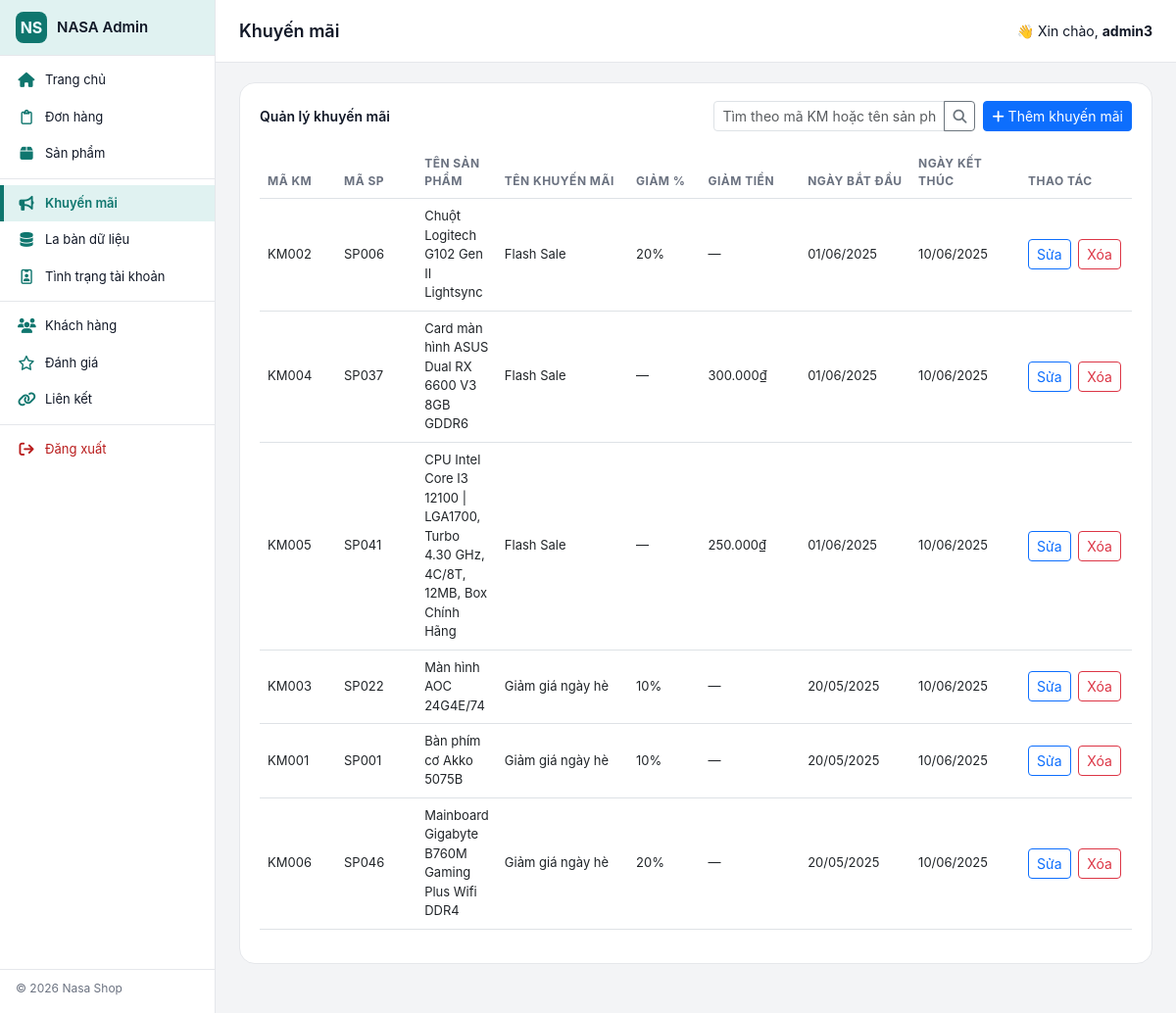
The app's page /trang-chu/admin/khuyenmai.php (signed in) with its own data.
### tables this page shows
CREATE TABLE `khuyenmai` (
  `id_khuyenmai` VARCHAR(20) NOT NULL,
  `id_sanpham` VARCHAR(20) NOT NULL,
  `ten_km` VARCHAR(255) NOT NULL,
  `giam_gia_percent` INT(11) DEFAULT 0,
  `giam_gia_tien` INT(11) DEFAULT 0,
  `ngay_bat_dau` DATETIME NOT NULL,
  `ngay_ket_thuc` DATETIME NOT NULL,
  PRIMARY KEY (`id_khuyenmai`),
  FOREIGN KEY (`id_sanpham`) REFERENCES `sanpham`(`id_sanpham`) ON DELETE CASCADE ON UPDATE CASCADE
);

CREATE TABLE `sanpham` (
  `id_sanpham` VARCHAR(20) NOT NULL,
  `ten_sp` VARCHAR(255) NOT NULL,
  `gia` INT(11) NOT NULL,
  `mo_ta` TEXT,
  `thong_so_ky_thuat` TEXT,
  `sl` INT(11) NOT NULL,
  `id_loai` VARCHAR(20) NOT NULL,
  `hinh_anh` VARCHAR(255),
  PRIMARY KEY (`id_sanpham`),
  FOREIGN KEY (`id_loai`) REFERENCES `loaisanpham`(`id_loaisp`)
    ON DELETE CASCADE ON UPDATE CASCADE
);

### trang-chu/admin/khuyenmai.php (the view, shortened to what this page needs)
<?php
require('../includes/connect.php');
$adminName = $_SESSION['admin_name'];
$search = trim($_GET['search'] ?? '');
if ($search !== '') {
    $stmt = $conn->prepare("
        SELECT km.*, sp.ten_sp
        FROM khuyenmai km
        JOIN sanpham sp ON km.id_sanpham = sp.id_sanpham
        WHERE km.id_khuyenmai LIKE ?
           OR sp.ten_sp LIKE ?
        ORDER BY km.ngay_bat_dau DESC
    ");
    $like = "%{$search}%";
    $stmt->execute([$like, $like]);
} else {
    $stmt = $conn->query("
        SELECT km.*, sp.ten_sp
        FROM khuyenmai km
        JOIN sanpham sp ON km.id_sanpham = sp.id_sanpham
        ORDER BY km.ngay_bat_dau DESC
    ");
}
$khuyenmaiList = $stmt->fetchAll(PDO::FETCH_ASSOC);
?>
<!DOCTYPE html>
<html lang="vi">
<head>
    <link href="https://cdn.jsdelivr.net/npm/bootstrap@5.3.0/dist/css/bootstrap.min.css" rel="stylesheet">
    <link href="https://cdnjs.cloudflare.com/ajax/libs/font-awesome/6.5.0/css/all.min.css" rel="stylesheet">
    <link rel="stylesheet" href="admin.css">
</head>
<body>
    <div class="admin-layout">
        <aside class="admin-sidebar">
            <div class="admin-sidebar-header">
                <a href="home.php" class="admin-sidebar-brand">
                    <div class="admin-sidebar-logo">NS</div>
                    <div class="admin-sidebar-title">NASA Admin</div>
                </a>
            </div>
            <nav class="admin-sidebar-nav">
                <a href="home.php"
                    class="admin-nav-item <?php echo basename($_SERVER['PHP_SELF']) === 'home.php' ? 'active' : ''; ?>">
                    <i class="fa-solid fa-house"></i>
                    <span>Trang chủ</span>
                </a>
                <a href="donhang.php"
                    class="admin-nav-item <?php echo basename($_SERVER['PHP_SELF']) === 'donhang.php' ? 'active' : ''; ?>">
                    <i class="fa-regular fa-clipboard"></i>
                    <span>Đơn hàng</span>
                </a>
                <a href="sanpham.php"
                    class="admin-nav-item <?php echo in_array(basename($_SERVER['PHP_SELF']), ['sanpham.php', 'add_sanpham.php', 'edit_sanpham.php']) ? 'active' : ''; ?>">
                    <i class="fa-solid fa-box"></i>
                    <span>Sản phẩm</span>
                </a>
                <div class="admin-sidebar-divider"></div>
                <a href="khuyenmai.php"
                    class="admin-nav-item <?php echo basename($_SERVER['PHP_SELF']) === 'khuyenmai.php' ? 'active' : ''; ?>">
                    <i class="fa-solid fa-bullhorn"></i>
                    <span>Khuyến mãi</span>
                </a>
                <a href="doanhthu.php"
                    class="admin-nav-item <?php echo basename($_SERVER['PHP_SELF']) === 'doanhthu.php' ? 'active' : ''; ?>">
                    <i class="fa-solid fa-database"></i>
                    <span>La bàn dữ liệu</span>
                </a>
                <a href="qladmin.php"
                    class="admin-nav-item <?php echo basename($_SERVER['PHP_SELF']) === 'qladmin.php' ? 'active' : ''; ?>">
                    <i class="fa-regular fa-id-badge"></i>
                    <span>Tình trạng tài khoản</span>
                </a>
                <div class="admin-sidebar-divider"></div>
                <a href="khachhang.php"
                    class="admin-nav-item <?php echo basename($_SERVER['PHP_SELF']) === 'khachhang.php' ? 'active' : ''; ?>">
                    <i class="fa-solid fa-users"></i>
                    <span>Khách hàng</span>
                </a>
                <a href="danhgia.php"
                    class="admin-nav-item <?php echo basename($_SERVER['PHP_SELF']) === 'danhgia.php' ? 'active' : ''; ?>">
                    <i class="fa-regular fa-star"></i>
                    <span>Đánh giá</span>
                </a>
                <a href="lienket.php"
                    class="admin-nav-item <?php echo basename($_SERVER['PHP_SELF']) === 'lienket.php' ? 'active' : ''; ?>">
                    <i class="fa-solid fa-link"></i>
                    <span>Liên kết</span>
                </a>
                <div class="admin-sidebar-divider"></div>
                <a href="logout.php" class="admin-nav-item admin-sidebar-logout">
                    <i class="fa-solid fa-arrow-right-from-bracket"></i>
                    <span>Đăng xuất</span>
                </a>
            </nav>
            <div class="admin-sidebar-footer">
                © <?php echo date('Y'); ?> Nasa Shop
            </div>
        </aside>
        <div class="admin-main">
            <header class="admin-topbar">
                <div class="admin-topbar-left">
                    <div class="admin-page-title">Khuyến mãi</div>
                </div>
                <div class="admin-topbar-right">
                    <span>👋 Xin chào, <strong><?php echo htmlspecialchars($adminName); ?></strong></span>
                </div>
            </header>
            <main class="admin-content">
                <div class="card-panel">
                    <div class="card-panel-header d-flex flex-wrap justify-content-between align-items-center gap-2">
                        <div class="card-panel-title">Quản lý khuyến mãi</div>
                        <div class="d-flex flex-wrap gap-2 align-items-center">
                            <form method="get" class="order-search">
                                <div class="input-group input-group-sm">
                                    <input type="text"
                                        name="search"
                                        class="form-control"
                                        placeholder="Tìm theo mã KM hoặc tên sản phẩm..."
                                        value="<?php echo htmlspecialchars($search); ?>">
                                    <button class="btn btn-outline-secondary" type="submit">
                                        <i class="fa-solid fa-magnifying-glass"></i>
                                    </button>
                                </div>
                            </form>
                            <a href="add_khuyenmai.php" class="btn btn-primary btn-sm">
                                <i class="fa-solid fa-plus"></i> Thêm khuyến mãi
                            </a>
                        </div>
                    </div>
                    <div class="table-responsive mt-3">
                        <table class="table table-modern table-hover align-middle">
                            <thead>
                                <tr>
                                    <th style="width: 90px;">Mã KM</th>
                                    <th style="width: 100px;">Mã SP</th>
                                    <th>Tên sản phẩm</th>
                                    <th style="width: 180px;">Tên khuyến mãi</th>
                                    <th style="width: 90px;">Giảm %</th>
                                    <th style="width: 120px;">Giảm tiền</th>
                                    <th style="width: 130px;">Ngày bắt đầu</th>
                                    <th style="width: 130px;">Ngày kết thúc</th>
                                    <th style="width: 150px;">Thao tác</th>
                                </tr>
                            </thead>
                            <tbody>
                                <?php if (empty($khuyenmaiList)): ?>
                                    <tr>
                                        <td colspan="9" class="text-center text-muted py-4">
                                            Không có khuyến mãi nào.
                                        </td>
                                    </tr>
                                <?php else: ?>
                                    <?php foreach ($khuyenmaiList as $km): ?>
                                        <tr>
                                            <td><?php echo htmlspecialchars($km['id_khuyenmai']); ?></td>
                                            <td><?php echo htmlspecialchars($km['id_sanpham']); ?></td>
                                            <td><?php echo htmlspecialchars($km['ten_sp']); ?></td>
                                            <td><?php echo htmlspecialchars($km['ten_km']); ?></td>
                                            <td>
                                                <?php
                                                echo $km['giam_gia_percent']
                                                    ? htmlspecialchars($km['giam_gia_percent']) . '%'
                                                    : '—';
                                                ?>
                                            </td>
                                            <td>
                                                <?php
                                                echo $km['giam_gia_tien']
                                                    ? number_format($km['giam_gia_tien'], 0, ',', '.') . '₫'
                                                    : '—';
                                                ?>
                                            </td>
                                            <td>
                                                <?php
                                                echo !empty($km['ngay_bat_dau'])
                                                    ? date('d/m/Y', strtotime($km['ngay_bat_dau']))
                                                    : '—';
                                                ?>
                                            </td>
                                            <td>
                                                <?php
                                                echo !empty($km['ngay_ket_thuc'])
                                                    ? date('d/m/Y', strtotime($km['ngay_ket_thuc']))
                                                    : '—';
                                                ?>
                                            </td>
                                            <td>
                                                <a href="edit_khuyenmai.php?id=<?php echo urlencode($km['id_khuyenmai']); ?>"
                                                    class="btn btn-sm btn-outline-primary me-1">
                                                    Sửa
                                                </a>
                                                <a href="khuyenmai.php?delete=<?php echo urlencode($km['id_khuyenmai']); ?>"
                                                    class="btn btn-sm btn-outline-danger"
                                                    onclick="return confirm('Bạn có chắc muốn xóa khuyến mãi này không?');">
                                                    Xóa
                                                </a>
                                            </td>
                                        </tr>
                                    <?php endforeach; ?>
                                <?php endif; ?>
                            </tbody>
                        </table>
                    </div>
                </div>
            </main>
        </div>
    </div>
</body>
</html>

### trang-chu/admin/admin.css (style rules this page uses)
:root { --admin-accent: #0f766e; --admin-accent-soft: #e0f2f1; --admin-border: #e5e7eb; --admin-text-main: #111827; --admin-text-muted: #6b7280; --admin-card-bg: #ffffff; }
* { box-sizing: border-box; }
body { margin: 0; font-family: -apple-system, BlinkMacSystemFont, "Segoe UI", sans-serif; background: #f3f4f6; color: var(--admin-text-main); }
.admin-layout { display: flex; min-height: 100vh; }
.admin-sidebar { width: 220px; background: #ffffff; color: #111827; display: flex; flex-direction: column; position: fixed; inset-block: 0; inset-inline-start: 0; z-index: 20; border-right: 1px solid var(--admin-border); }
.admin-sidebar-header { padding: 12px 16px; display: flex; align-items: center; gap: 10px; border-bottom: 1px solid var(--admin-border); background: var(--admin-accent-soft); }
.admin-sidebar-logo { width: 32px; height: 32px; border-radius: 8px; background: var(--admin-accent); color: #ecfeff; display: flex; align-items: center; justify-content: center; font-size: 16px; font-weight: 700; }
.admin-sidebar-title { font-size: 15px; font-weight: 600; }
.admin-sidebar-nav { flex: 1; padding: 6px 0; overflow-y: auto; }
.admin-sidebar-brand { display: flex; align-items: center; gap: 10px; text-decoration: none; color: inherit; }
.admin-nav-item { display: flex; align-items: center; gap: 10px; padding: 9px 18px; text-decoration: none; color: #111827; font-size: 13px; border-radius: 0; transition: background 0.15s ease, color 0.15s ease, padding-left 0.15s ease; }
.admin-nav-item i { width: 18px; text-align: center; font-size: 15px; color: var(--admin-accent); }
.admin-nav-item span { flex: 1; }
.admin-nav-item.active { background: var(--admin-accent-soft); border-left: 4px solid var(--admin-accent); padding-left: 14px; font-weight: 600; color: var(--admin-accent); }
.admin-nav-item.active i { color: var(--admin-accent); }
.admin-sidebar-divider { border-top: 1px solid var(--admin-border); margin: 6px 0; }
.admin-sidebar-logout { color: #b91c1c; }
.admin-sidebar-logout i { color: #b91c1c; }
.admin-sidebar-footer { padding: 10px 16px 16px; font-size: 12px; color: var(--admin-text-muted); border-top: 1px solid var(--admin-border); }
.admin-main { margin-left: 220px; flex: 1; display: flex; flex-direction: column; min-height: 100vh; }
.admin-topbar { height: 64px; background: #ffffff; border-bottom: 1px solid var(--admin-border); display: flex; align-items: center; justify-content: space-between; padding: 0 24px; position: sticky; top: 0; z-index: 10; }
.admin-topbar-left { display: flex; align-items: center; gap: 12px; }
.admin-page-title { font-size: 18px; font-weight: 600; }
.admin-topbar-right { display: flex; align-items: center; gap: 16px; font-size: 14px; }
.admin-content { padding: 20px 24px 32px; }
.card-panel { background: #ffffff; border-radius: 16px; border: 1px solid var(--admin-border); padding: 18px 20px; margin-bottom: 18px; }
.card-panel-header { display: flex; align-items: center; justify-content: space-between; margin-bottom: 12px; }
.card-panel-title { font-size: 14px; font-weight: 600; }
.table-modern thead { background: #f9fafb; }
.table-modern th { font-size: 12px; text-transform: uppercase; letter-spacing: .04em; color: #6b7280; }
.table-modern td { font-size: 13px; vertical-align: middle; }
.order-search { display: flex; align-items: center; gap: 8px; }

### records on screen
khuyenmai: id_khuyenmai "KM002", id_sanpham "SP006", id_sanpham.ten_sp "Chuột Logitech G102 Gen II Lightsync", ten_km "Flash Sale", giam_gia_percent "20", ngay_bat_dau "01/06/2025", ngay_ket_thuc "10/06/2025"
khuyenmai: id_khuyenmai "KM004", id_sanpham "SP037", id_sanpham.ten_sp "Card màn hình ASUS Dual RX 6600 V3 8GB GDDR6", ten_km "Flash Sale", giam_gia_tien "300.000", ngay_bat_dau "01/06/2025", ngay_ket_thuc "10/06/2025"
khuyenmai: id_khuyenmai "KM005", id_sanpham "SP041", id_sanpham.ten_sp "CPU Intel Core I3 12100 | LGA1700, Turbo 4.30 GHz, 4C/8T, 12MB, Box Chính Hãng", ten_km "Flash Sale", giam_gia_tien "250.000", ngay_bat_dau "01/06/2025", ngay_ket_thuc "10/06/2025"
khuyenmai: id_khuyenmai "KM003", id_sanpham "SP022", id_sanpham.ten_sp "Màn hình AOC 24G4E/74", ten_km "Giảm giá ngày hè", giam_gia_percent "10", ngay_bat_dau "20/05/2025", ngay_ket_thuc "10/06/2025"
khuyenmai: id_khuyenmai "KM001", id_sanpham "SP001", id_sanpham.ten_sp "Bàn phím cơ Akko 5075B", ten_km "Giảm giá ngày hè", giam_gia_percent "10", ngay_bat_dau "20/05/2025", ngay_ket_thuc "10/06/2025"
khuyenmai: id_khuyenmai "KM006", id_sanpham "SP046", id_sanpham.ten_sp "Mainboard Gigabyte B760M Gaming Plus Wifi DDR4", ten_km "Giảm giá ngày hè", giam_gia_percent "20", ngay_bat_dau "20/05/2025", ngay_ket_thuc "10/06/2025"

### other values on screen
$adminName "admin3"
